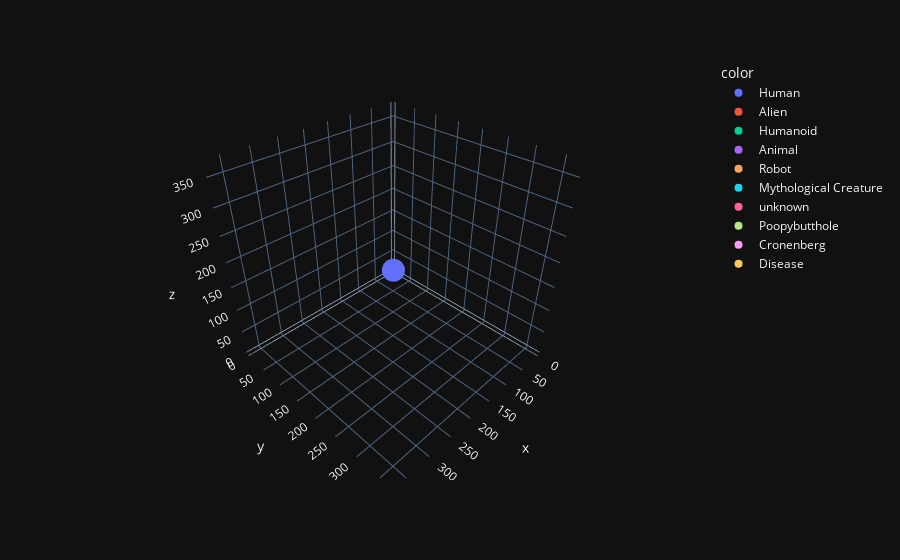

The code cell stored with this chart in its notebook:
### Code cell
especies = df['species'].value_counts()
px.scatter_3d(x=especies, y=especies, z=especies, color=especies.index, template= 'plotly_dark')

### Figure 1 — Plotly figure (JSON) as saved in the notebook; plotly's stock layout.template omitted (floating-point values rounded to 4 significant figures)
{"data": [{"hovertemplate": "color=Human<br>x=%{x}<br>y=%{y}<br>z=%{z}<extra></extra>", "legendgroup": "Human", "marker": {"color": "#636efa", "symbol": "circle"}, "mode": "markers", "name": "Human", "scene": "scene", "showlegend": true, "type": "scatter3d", "x": [366], "y": [366], "z": [366]}, {"hovertemplate": "color=Alien<br>x=%{x}<br>y=%{y}<br>z=%{z}<extra></extra>", "legendgroup": "Alien", "marker": {"color": "#EF553B", "symbol": "circle"}, "mode": "markers", "name": "Alien", "scene": "scene", "showlegend": true, "type": "scatter3d", "x": [205], "y": [205], "z": [205]}, {"hovertemplate": "color=Humanoid<br>x=%{x}<br>y=%{y}<br>z=%{z}<extra></extra>", "legendgroup": "Humanoid", "marker": {"color": "#00cc96", "symbol": "circle"}, "mode": "markers", "name": "Humanoid", "scene": "scene", "showlegend": true, "type": "scatter3d", "x": [68], "y": [68], "z": [68]}, {"hovertemplate": "color=Animal<br>x=%{x}<br>y=%{y}<br>z=%{z}<extra></extra>", "legendgroup": "Animal", "marker": {"color": "#ab63fa", "symbol": "circle"}, "mode": "markers", "name": "Animal", "scene": "scene", "showlegend": true, "type": "scatter3d", "x": [55], "y": [55], "z": [55]}, {"hovertemplate": "color=Robot<br>x=%{x}<br>y=%{y}<br>z=%{z}<extra></extra>", "legendgroup": "Robot", "marker": {"color": "#FFA15A", "symbol": "circle"}, "mode": "markers", "name": "Robot", "scene": "scene", "showlegend": true, "type": "scatter3d", "x": [51], "y": [51], "z": [51]}, {"hovertemplate": "color=Mythological Creature<br>x=%{x}<br>y=%{y}<br>z=%{z}<extra></extra>", "legendgroup": "Mythological Creature", "marker": {"color": "#19d3f3", "symbol": "circle"}, "mode": "markers", "name": "Mythological Creature", "scene": "scene", "showlegend": true, "type": "scatter3d", "x": [46], "y": [46], "z": [46]}, {"hovertemplate": "color=unknown<br>x=%{x}<br>y=%{y}<br>z=%{z}<extra></extra>", "legendgroup": "unknown", "marker": {"color": "#FF6692", "symbol": "circle"}, "mode": "markers", "name": "unknown", "scene": "scene", "showlegend": true, "type": "scatter3d", "x": [13], "y": [13], "z": [13]}, {"hovertemplate": "color=Poopybutthole<br>x=%{x}<br>y=%{y}<br>z=%{z}<extra></extra>", "legendgroup": "Poopybutthole", "marker": {"color": "#B6E880", "symbol": "circle"}, "mode": "markers", "name": "Poopybutthole", "scene": "scene", "showlegend": true, "type": "scatter3d", "x": [8], "y": [8], "z": [8]}, {"hovertemplate": "color=Cronenberg<br>x=%{x}<br>y=%{y}<br>z=%{z}<extra></extra>", "legendgroup": "Cronenberg", "marker": {"color": "#FF97FF", "symbol": "circle"}, "mode": "markers", "name": "Cronenberg", "scene": "scene", "showlegend": true, "type": "scatter3d", "x": [8], "y": [8], "z": [8]}, {"hovertemplate": "color=Disease<br>x=%{x}<br>y=%{y}<br>z=%{z}<extra></extra>", "legendgroup": "Disease", "marker": {"color": "#FECB52", "symbol": "circle"}, "mode": "markers", "name": "Disease", "scene": "scene", "showlegend": true, "type": "scatter3d", "x": [6], "y": [6], "z": [6]}], "layout": {"legend": {"title": {"text": "color"}, "tracegroupgap": 0}, "margin": {"t": 60}, "scene": {"domain": {"x": [0, 1], "y": [0, 1]}, "xaxis": {"title": {"text": "x"}}, "yaxis": {"title": {"text": "y"}}, "zaxis": {"title": {"text": "z"}}}}}
